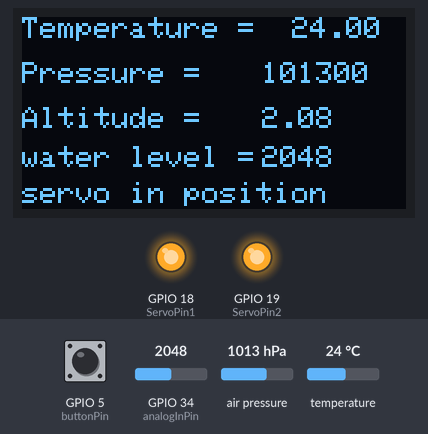
A sketch run on a simulated ESP32-S3. Parts: 128×64 one-colour display, output pins drawn as LEDs (lit = HIGH). The inputs (shaded band) are chosen by the test bench; at power-on: air pressure 1013 hPa, GPIO 34 (analogInPin) = 2048, GPIO 5 (buttonPin) HIGH, temperature 24 °C. What the sketch prints to the serial monitor is not drawn.

Above: at 3.0 s.
3.1 s: air pressure set to 952 hPa
At 3.5 s:
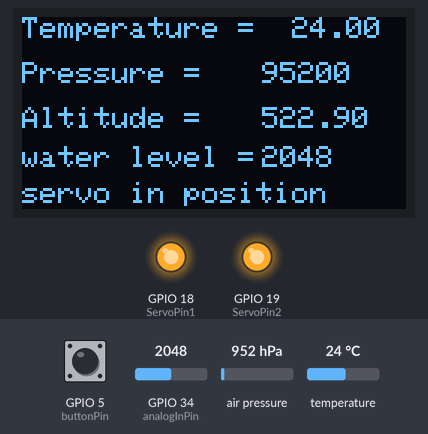
4.7 s: GPIO 34 (analogInPin) set to 1944
At 6.0 s:
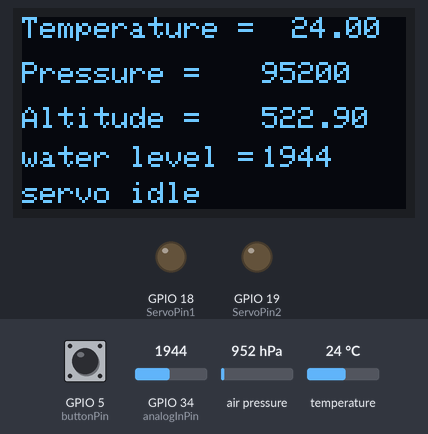
6.4 s: GPIO 5 (buttonPin) pulled LOW for 1 s
At 7.2 s:
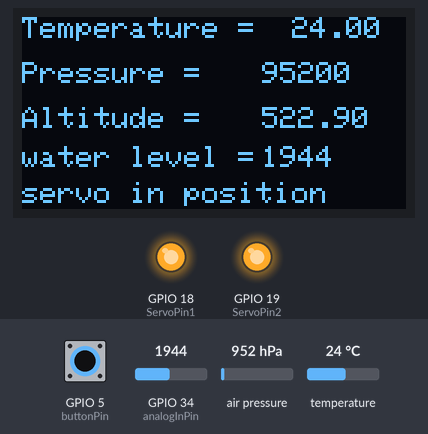
8.9 s: temperature set to 12 °C
At 10.1 s:
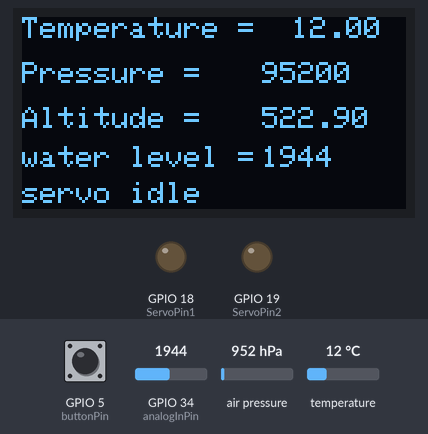
10.6 s: GPIO 34 (analogInPin) set to 2040
At 11.4 s:
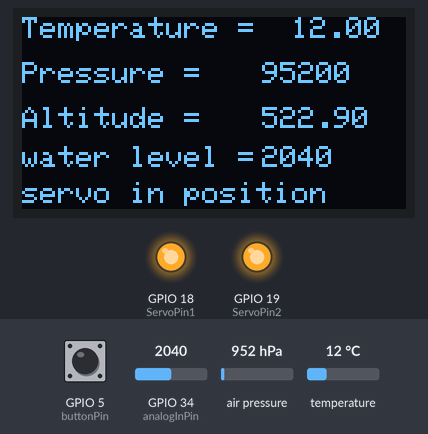
12.3 s: air pressure set to 975 hPa
At 13.9 s:
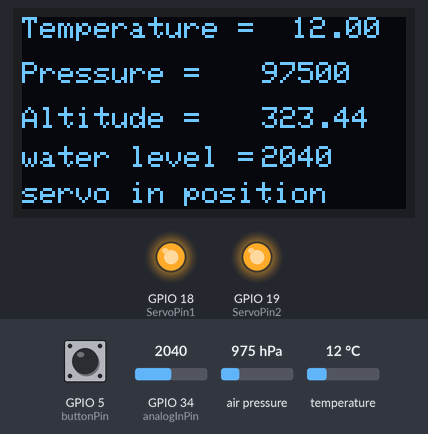
Timing chart, 0 to 15.1 s (numbered marks = the images above; inputs shaded):
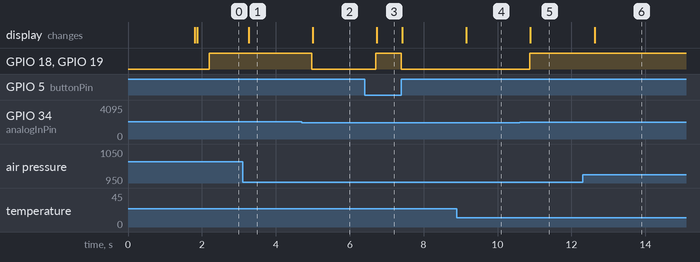

Measured:
- the behaviour switches between 2000 and 1999 on GPIO 34 (analogInPin) (found by bisection; images 1 and 2)
- after the input at 3.1 s, the display: changes after 0.17 s (image 1)
- after the input at 4.7 s, GPIO 18 (ServoPin1), GPIO 19 (ServoPin2): HIGH → LOW after 0.27 s; the display: changes after 0.30 s (image 2)
- after the input at 6.4 s, GPIO 18 (ServoPin1), GPIO 19 (ServoPin2): LOW → HIGH after 0.31 s, → LOW 0.69 s later; the display: changes after 0.33 s (image 3)
- after the input at 8.9 s, the display: changes after 0.26 s (image 4)
- after the input at 10.6 s, GPIO 18 (ServoPin1), GPIO 19 (ServoPin2): LOW → HIGH after 0.27 s; the display: changes after 0.29 s (image 5)
- after the input at 12.3 s, the display: changes after 0.32 s (image 6)

The sketch:

Edgent_ESP32_oled_bmp180.ino
```cpp
#define BLYNK_TEMPLATE_ID "Your Template id"
#define BLYNK_TEMPLATE_NAME "Your Template name"
#define BLYNK_FIRMWARE_VERSION        "0.1.0" //enter the version which you have

#define BLYNK_PRINT Serial
//#define BLYNK_DEBUG

#define APP_DEBUG

// Uncomment your board, or configure a custom board in Settings.h
//#define USE_ESP32_DEV_MODULE
//#define USE_ESP32C3_DEV_MODULE
//#define USE_ESP32S2_DEV_KIT
//#define USE_WROVER_BOARD
//#define USE_TTGO_T7
//#define USE_TTGO_T_OI

#include "BlynkEdgent.h"
#include <Adafruit_BMP085.h>
#include <SPI.h>
#include <Wire.h>
#include <Adafruit_GFX.h>
#include <Adafruit_SH110X.h>


#define i2c_Address 0x3c
#define SCREEN_WIDTH 128
#define SCREEN_HEIGHT 64
#define OLED_RESET -1

Adafruit_SH1106G display = Adafruit_SH1106G(SCREEN_WIDTH, SCREEN_HEIGHT, &Wire, OLED_RESET);

#define NUMFLAKES 10
#define XPOS 0
#define YPOS 1
#define DELTAY 2


#define LOGO16_GLCD_HEIGHT 16
#define LOGO16_GLCD_WIDTH  16

Adafruit_BMP085 bmp;

const int analogInPin = 34;
int sensorValue = 0;
int buttonState = 0;

const int buttonPin = 5;

int ServoPin1 = 18;
int ServoPin2 = 19;

const unsigned long eventInterval = 2000;
unsigned long previousTime = 0;

void setup()
{
  Serial.begin(115200);
  BlynkEdgent.begin();
  pinMode(buttonPin, INPUT_PULLUP);
  pinMode(ServoPin1,OUTPUT);
  pinMode(ServoPin2,OUTPUT);

  display.begin(i2c_Address, true);

  if (!bmp.begin()) {
	Serial.println("Could not find a valid BMP085 sensor, check wiring!");
	while (1) {}
  }

}

void loop() {
   display.clearDisplay();

    Serial.print("Temperature = ");
    Serial.print(bmp.readTemperature());
    double t = bmp.readTemperature();
    Serial.println(" *C");

    display.setTextSize(1);
    display.setTextColor(SH110X_WHITE);
    display.setCursor(0,0);
    display.println("Temperature = ");
    display.setCursor(90,0);
    display.println(bmp.readTemperature());
    Blynk.virtualWrite(V0, t);


    Serial.print("Pressure = ");
    Serial.print(bmp.readPressure());
    Serial.println(" Pa");
    int p = bmp.readPressure();

    display.setTextSize(1);
    display.setTextColor(SH110X_WHITE);
    display.setCursor(0,15);
    display.println("Pressure = ");
    display.setCursor(80,15);
    display.println(bmp.readPressure());
    Blynk.virtualWrite(V1, p);


    Serial.print("Altitude = ");
    Serial.print(bmp.readAltitude());
    Serial.println(" meters");
    double a = bmp.readAltitude();

    display.setTextSize(1);
    display.setTextColor(SH110X_WHITE);
    display.setCursor(0,30);
    display.println("Altitude = ");
    display.setCursor(80,30);
    display.println(bmp.readAltitude());
    Blynk.virtualWrite(V2, a);


    sensorValue = analogRead(analogInPin);
    Serial.print("sensor = ");
    Serial.println(sensorValue);
    double w = sensorValue;

    display.setTextSize(1);
    display.setTextColor(SH110X_WHITE);
    display.setCursor(0,43);
    display.println("water level = ");
    display.setCursor(80,43);
    display.println(sensorValue);
    Blynk.virtualWrite(V3,w);


    // Serial.print("Pressure at sealevel (calculated) = ");
    // Serial.print(bmp.readSealevelPressure());
    // Serial.println(" Pa");


    // Serial.print("Real altitude = ");
    // Serial.print(bmp.readAltitude(101500));
    // Serial.println(" meters");

    // display.setTextSize(1);
    // display.setTextColor(SH110X_WHITE);
    // display.setCursor(0,43);
    // display.println("Real altitude = ");
    // display.setCursor(90,43);
    // display.println(bmp.readAltitude(101500));

     unsigned long currentTime = millis();

    buttonState = digitalRead(buttonPin);

  if (buttonState == LOW || sensorValue >= 2000) {

        if (currentTime - previousTime >= eventInterval) {

            digitalWrite(ServoPin1,HIGH);
            digitalWrite(ServoPin2,HIGH);


            previousTime = currentTime;
  }
            display.setTextSize(1);
            display.setTextColor(SH110X_WHITE);
            display.setCursor(0,55);
            display.println("servo in position");


  } else {
        digitalWrite(ServoPin1,LOW);
        digitalWrite(ServoPin2,LOW);
        display.setTextSize(1);
        display.setTextColor(SH110X_WHITE);
        display.setCursor(0,55);
        display.println("servo idle");

    }


    display.display();


  BlynkEdgent.run();
  delay(300);
}
```
